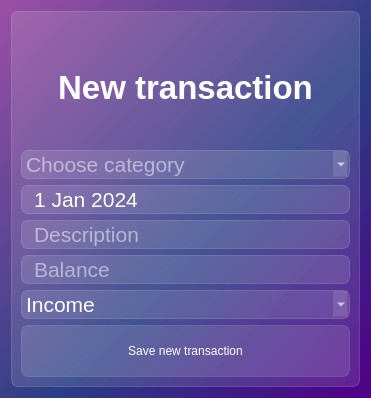
<?xml version="1.0" encoding="UTF-8"?>
<ui version="4.0">
 <class>Dialog</class>
 <widget class="QDialog" name="Dialog">
  <property name="geometry">
   <rect>
    <x>0</x>
    <y>0</y>
    <width>371</width>
    <height>398</height>
   </rect>
  </property>
  <property name="windowTitle">
   <string>Dialog</string>
  </property>
  <property name="styleSheet">
   <string notr="true">background-color: qlineargradient(spread:pad, x1:1, y1:1, x2:0, y2:0, stop:0 rgba(81,0,135,255),stop:0.427447 rgba(41,61,132,235), stop:1 rgba(155,79,165,255));

font: 700 10pt &quot;Trebuchet MS&quot;;
</string>
  </property>
  <layout class="QVBoxLayout" name="verticalLayout_2">
   <item>
    <widget class="QFrame" name="frame">
     <property name="styleSheet">
      <string notr="true">background-color: rgba(255,255,255,30);
border: 1px solid rgba(255,255,255,40);
border-radius: 7px;</string>
     </property>
     <property name="frameShape">
      <enum>QFrame::Shape::StyledPanel</enum>
     </property>
     <property name="frameShadow">
      <enum>QFrame::Shadow::Raised</enum>
     </property>
     <layout class="QVBoxLayout" name="verticalLayout">
      <item>
       <widget class="QLabel" name="lbl_new_transaction">
        <property name="styleSheet">
         <string notr="true">color: white;
font-size: 25pt;
background-color: none;
border: nonde;
font-weight:bold;
padding-top: 10px;</string>
        </property>
        <property name="text">
         <string>New transaction</string>
        </property>
        <property name="alignment">
         <set>Qt::AlignmentFlag::AlignCenter</set>
        </property>
       </widget>
      </item>
      <item>
       <widget class="QComboBox" name="cb_category">
        <property name="styleSheet">
         <string notr="true">QComboBox{
Font-size: 16pt;
color: white;
}

QComboBox:item{
color: black;
}</string>
        </property>
        <property name="currentIndex">
         <number>-1</number>
        </property>
        <property name="placeholderText">
         <string>Choose category</string>
        </property>
        <item>
         <property name="text">
          <string>Groceries</string>
         </property>
        </item>
        <item>
         <property name="text">
          <string>Entertainment</string>
         </property>
        </item>
        <item>
         <property name="text">
          <string>Auto</string>
         </property>
        </item>
        <item>
         <property name="text">
          <string>Other</string>
         </property>
        </item>
        <item>
         <property name="text">
          <string>Work</string>
         </property>
        </item>
       </widget>
      </item>
      <item>
       <widget class="QDateEdit" name="data">
        <property name="styleSheet">
         <string notr="true">font-size: 16pt;
color: white;
padding-left: 10px;</string>
        </property>
        <property name="buttonSymbols">
         <enum>QAbstractSpinBox::ButtonSymbols::NoButtons</enum>
        </property>
        <property name="date">
         <date>
          <year>2024</year>
          <month>1</month>
          <day>1</day>
         </date>
        </property>
       </widget>
      </item>
      <item>
       <widget class="QLineEdit" name="le_description">
        <property name="styleSheet">
         <string notr="true">font-size: 16pt;
color:white;
padding-left: 10px;
</string>
        </property>
        <property name="placeholderText">
         <string>Description</string>
        </property>
       </widget>
      </item>
      <item>
       <widget class="QLineEdit" name="le_balance">
        <property name="styleSheet">
         <string notr="true">font-size: 16pt;
color:white;
padding-left: 10px;
</string>
        </property>
        <property name="placeholderText">
         <string>Balance</string>
        </property>
       </widget>
      </item>
      <item>
       <widget class="QComboBox" name="comboBox_2">
        <property name="styleSheet">
         <string notr="true">QComboBox{
Font-size: 16pt;
color: white;
}

QComboBox:item{
color: black;
}</string>
        </property>
        <item>
         <property name="text">
          <string>Income</string>
         </property>
        </item>
        <item>
         <property name="text">
          <string>Outcome</string>
         </property>
        </item>
       </widget>
      </item>
      <item>
       <widget class="QPushButton" name="btn_new_transaction">
        <property name="styleSheet">
         <string notr="true">QPushButton{
color: white;
background-color: rgba(255,255,255,30);
border: 1px solid rgba(255,255,255,30);
border-radius: 7px;
width: 230px;
height:50 px;
}
QPushButton:hover{
background-color: rgba(255,255,255,40);
}
QPushButton:Pressed{
background-color: rgba(255,255,255,70);
}</string>
        </property>
        <property name="text">
         <string>Save new transaction</string>
        </property>
        <property name="icon">
         <iconset resource="res-new-window.qrc">
          <normaloff>:/icon/icons/post_add_white_24dp.svg</normaloff>:/icon/icons/post_add_white_24dp.svg</iconset>
        </property>
        <property name="iconSize">
         <size>
          <width>24</width>
          <height>24</height>
         </size>
        </property>
       </widget>
      </item>
     </layout>
    </widget>
   </item>
  </layout>
 </widget>
 <resources>
  <include location="res-new-window.qrc"/>
 </resources>
 <connections/>
</ui>
